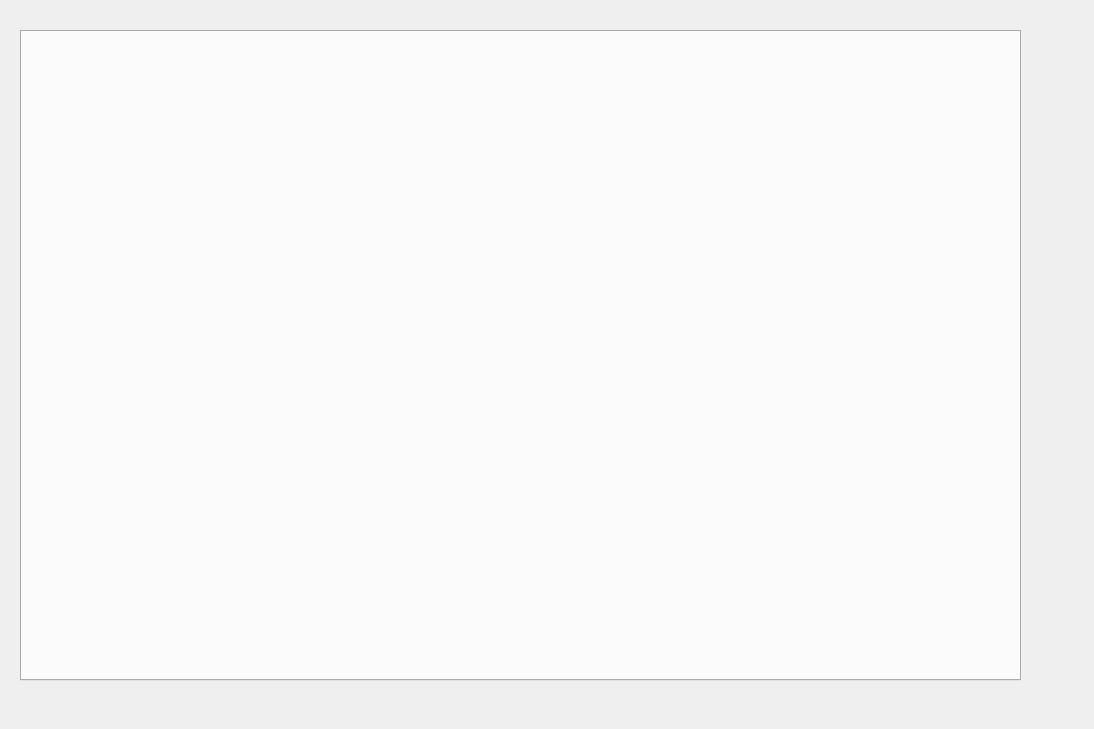
<?xml version="1.0" encoding="UTF-8"?>
<ui version="4.0">
 <class>MainWindow</class>
 <widget class="QWidget" name="MainWindow">
  <property name="geometry">
   <rect>
    <x>0</x>
    <y>0</y>
    <width>1094</width>
    <height>729</height>
   </rect>
  </property>
  <property name="windowTitle">
   <string>Form</string>
  </property>
  <widget class="QTabWidget" name="tabWidget">
   <property name="geometry">
    <rect>
     <x>20</x>
     <y>30</y>
     <width>1001</width>
     <height>651</height>
    </rect>
   </property>
   <property name="tabPosition">
    <enum>QTabWidget::West</enum>
   </property>
   <property name="currentIndex">
    <number>-1</number>
   </property>
  </widget>
 </widget>
 <resources/>
 <connections/>
</ui>
